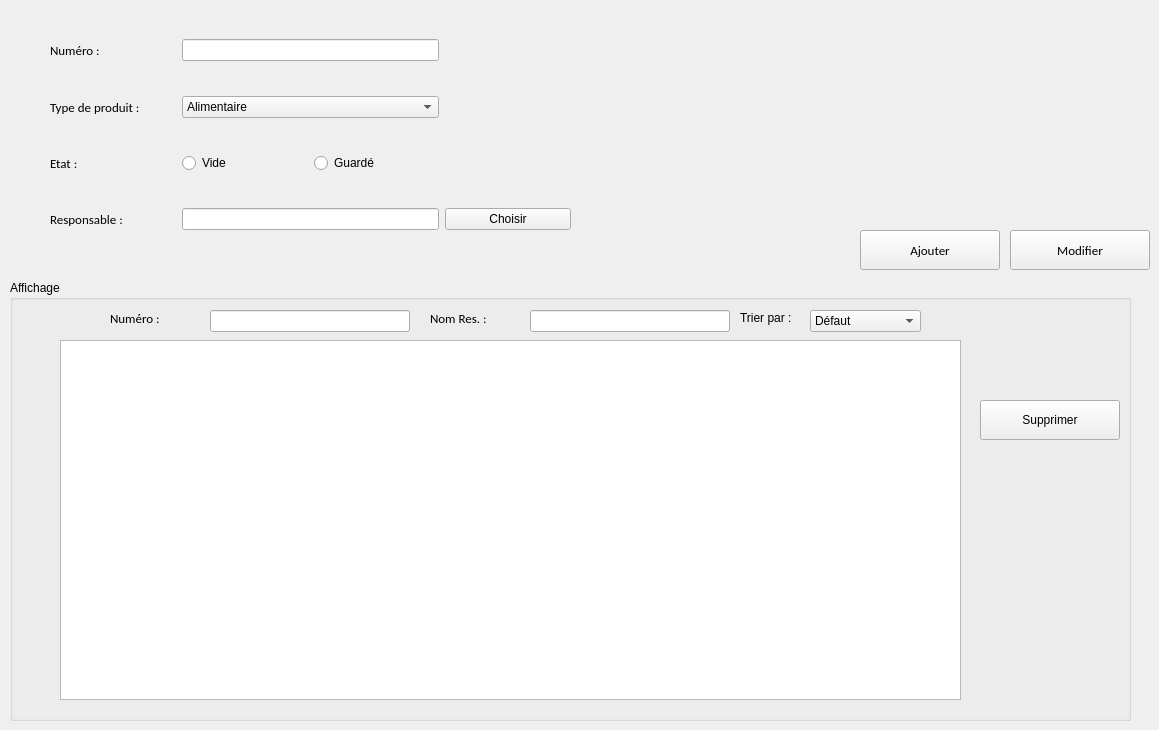
      <widget class="QWidget" name="GestionRTW">
       <attribute name="title">
        <string>Gestion</string>
       </attribute>
       <widget class="QGroupBox" name="groupBox_2">
        <property name="geometry">
         <rect>
          <x>10</x>
          <y>280</y>
          <width>1121</width>
          <height>441</height>
         </rect>
        </property>
        <property name="title">
         <string>Affichage</string>
        </property>
        <widget class="QTableView" name="TableRayon">
         <property name="geometry">
          <rect>
           <x>50</x>
           <y>60</y>
           <width>901</width>
           <height>360</height>
          </rect>
         </property>
        </widget>
        <widget class="QPushButton" name="SupprimerR">
         <property name="geometry">
          <rect>
           <x>970</x>
           <y>120</y>
           <width>140</width>
           <height>40</height>
          </rect>
         </property>
         <property name="text">
          <string>Supprimer</string>
         </property>
        </widget>
        <widget class="QLabel" name="naff_R">
         <property name="geometry">
          <rect>
           <x>100</x>
           <y>30</y>
           <width>71</width>
           <height>16</height>
          </rect>
         </property>
         <property name="font">
          <font>
           <family>Calibri</family>
           <pointsize>10</pointsize>
          </font>
         </property>
         <property name="cursor">
          <cursorShape>ArrowCursor</cursorShape>
         </property>
         <property name="text">
          <string>Numéro :</string>
         </property>
        </widget>
        <widget class="QLineEdit" name="numAfficherR">
         <property name="geometry">
          <rect>
           <x>200</x>
           <y>30</y>
           <width>200</width>
           <height>22</height>
          </rect>
         </property>
        </widget>
        <widget class="QLabel" name="taff_R">
         <property name="geometry">
          <rect>
           <x>730</x>
           <y>30</y>
           <width>71</width>
           <height>16</height>
          </rect>
         </property>
         <property name="text">
          <string>Trier par :</string>
         </property>
        </widget>
        <widget class="QComboBox" name="Tri_R">
         <property name="geometry">
          <rect>
           <x>800</x>
           <y>30</y>
           <width>111</width>
           <height>22</height>
          </rect>
         </property>
         <item>
          <property name="text">
           <string>Défaut</string>
          </property>
         </item>
         <item>
          <property name="text">
           <string>Numéro</string>
          </property>
         </item>
         <item>
          <property name="text">
           <string>Type</string>
          </property>
         </item>
         <item>
          <property name="text">
           <string>Etat</string>
          </property>
         </item>
         <item>
          <property name="text">
           <string>Responsable</string>
          </property>
         </item>
        </widget>
        <widget class="QLabel" name="Resaff_R">
         <property name="geometry">
          <rect>
           <x>420</x>
           <y>30</y>
           <width>91</width>
           <height>16</height>
          </rect>
         </property>
         <property name="font">
          <font>
           <family>Calibri</family>
           <pointsize>10</pointsize>
          </font>
         </property>
         <property name="cursor">
          <cursorShape>ArrowCursor</cursorShape>
         </property>
         <property name="text">
          <string>Nom Res. :</string>
         </property>
        </widget>
        <widget class="QLineEdit" name="ResAfficherR">
         <property name="geometry">
          <rect>
           <x>520</x>
           <y>30</y>
           <width>200</width>
           <height>22</height>
          </rect>
         </property>
        </widget>
       </widget>
       <widget class="QWidget" name="layoutWidget_5">
        <property name="geometry">
         <rect>
          <x>50</x>
          <y>10</y>
          <width>521</width>
          <height>251</height>
         </rect>
        </property>
        <layout class="QGridLayout" name="gridLayout_9">
         <item row="0" column="0">
          <widget class="QLabel" name="naR">
           <property name="font">
            <font>
             <family>Calibri</family>
             <pointsize>10</pointsize>
            </font>
           </property>
           <property name="cursor">
            <cursorShape>ArrowCursor</cursorShape>
           </property>
           <property name="text">
            <string>Numéro :</string>
           </property>
          </widget>
         </item>
         <item row="0" column="1" colspan="2">
          <widget class="QLineEdit" name="numAjouter_Ray"/>
         </item>
         <item row="1" column="0">
          <widget class="QLabel" name="taR">
           <property name="enabled">
            <bool>true</bool>
           </property>
           <property name="font">
            <font>
             <family>Calibri</family>
             <pointsize>10</pointsize>
            </font>
           </property>
           <property name="cursor">
            <cursorShape>ArrowCursor</cursorShape>
           </property>
           <property name="text">
            <string>Type de produit :</string>
           </property>
          </widget>
         </item>
         <item row="1" column="1" colspan="2">
          <widget class="QComboBox" name="TypeAjouter_Ray">
           <item>
            <property name="text">
             <string>Alimentaire</string>
            </property>
           </item>
           <item>
            <property name="text">
             <string>Boisson</string>
            </property>
           </item>
           <item>
            <property name="text">
             <string>Friuts / Légumes</string>
            </property>
           </item>
           <item>
            <property name="text">
             <string>Viande</string>
            </property>
           </item>
           <item>
            <property name="text">
             <string>Electro-ménage</string>
            </property>
           </item>
           <item>
            <property name="text">
             <string>Meuble</string>
            </property>
           </item>
           <item>
            <property name="text">
             <string>Vestimentaire</string>
            </property>
           </item>
           <item>
            <property name="text">
             <string>Info Tech</string>
            </property>
           </item>
          </widget>
         </item>
         <item row="2" column="0">
          <widget class="QLabel" name="eaR">
           <property name="font">
            <font>
             <family>Calibri</family>
             <pointsize>10</pointsize>
            </font>
           </property>
           <property name="cursor">
            <cursorShape>ArrowCursor</cursorShape>
           </property>
           <property name="text">
            <string>Etat :</string>
           </property>
          </widget>
         </item>
         <item row="2" column="1">
          <widget class="QRadioButton" name="EtatVideAjouter_Ray">
           <property name="enabled">
            <bool>true</bool>
           </property>
           <property name="text">
            <string>Vide</string>
           </property>
           <property name="checkable">
            <bool>true</bool>
           </property>
           <property name="checked">
            <bool>false</bool>
           </property>
          </widget>
         </item>
         <item row="2" column="2">
          <widget class="QRadioButton" name="EtatGuarAjouter_Ray">
           <property name="text">
            <string>Guardé</string>
           </property>
          </widget>
         </item>
         <item row="3" column="0">
          <widget class="QLabel" name="raR">
           <property name="font">
            <font>
             <family>Calibri</family>
             <pointsize>10</pointsize>
            </font>
           </property>
           <property name="cursor">
            <cursorShape>ArrowCursor</cursorShape>
           </property>
           <property name="text">
            <string>Responsable :</string>
           </property>
          </widget>
         </item>
         <item row="3" column="1" colspan="2">
          <widget class="QLineEdit" name="ResAjouter_Ray"/>
         </item>
         <item row="3" column="3">
          <widget class="QPushButton" name="ChoiResAjouter_Ray">
           <property name="enabled">
            <bool>true</bool>
           </property>
           <property name="text">
            <string>Choisir</string>
           </property>
          </widget>
         </item>
        </layout>
       </widget>
       <widget class="QPushButton" name="AjouterR">
        <property name="geometry">
         <rect>
          <x>860</x>
          <y>230</y>
          <width>140</width>
          <height>40</height>
         </rect>
        </property>
        <property name="font">
         <font>
          <family>Calibri</family>
          <pointsize>10</pointsize>
         </font>
        </property>
        <property name="text">
         <string>Ajouter</string>
        </property>
       </widget>
       <widget class="QPushButton" name="ModifierR">
        <property name="geometry">
         <rect>
          <x>1010</x>
          <y>230</y>
          <width>140</width>
          <height>40</height>
         </rect>
        </property>
        <property name="font">
         <font>
          <family>Calibri</family>
          <pointsize>10</pointsize>
         </font>
        </property>
        <property name="text">
         <string>Modifier</string>
        </property>
       </widget>
      </widget>
